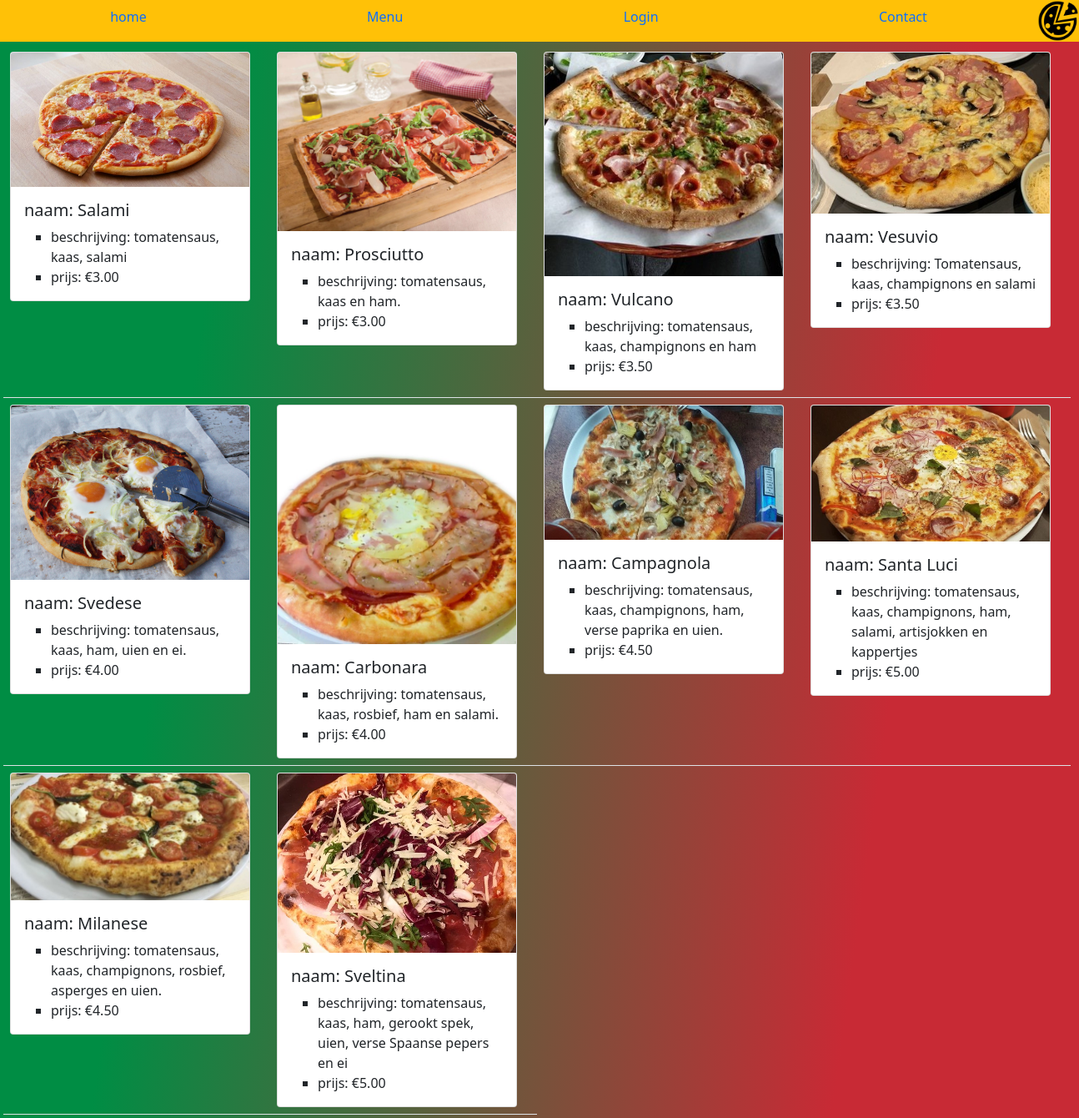
Page /Menu.php on the committed database.
### tables this page shows
CREATE TABLE `producten` (
  `naam` varchar(10) NOT NULL,
  `prijs` double(10,2) NOT NULL,
  `beschrijving` varchar(100) NOT NULL,
  `ID` int(3) NOT NULL
);

### Menu.php (the view, shortened to what this page needs)
<?php include_once 'odp.php';
 ?>
<!DOCTYPE html>
<html lang="en">
<head>
  <link rel="stylesheet" href="main.css">
  <link rel="stylesheet" href="login.css">
  <link href="https://cdn.jsdelivr.net/npm/bootstrap@5.1.3/dist/css/bootstrap.min.css" rel="stylesheet">
</head>
<body class="loginachtergrondkleur">
  <?php include_once 'nav.php'; ?>
  <table class="m-1 table" id="center_flex">
    <tr scope="col">
      <td scope="row">
        <div class="card me-3 menulist">
          <?php $sql = "SELECT `naam`, `prijs`, `beschrijving` FROM `producten` WHERE ID = 1";
                $smt = $connect->query($sql);
                $smt->execute();
                $result = $smt->fetchAll();
                foreach ($result as $re) { ?>
                <img class="card-img-top" src="img/pizza/Salami.jpeg" alt="Card image cap">
          <div class="card-body">
            <h5 class="card-title"><?php echo "naam: ",$re["naam"]; ?></h5>
            <ul class="listofproduct card-text">
              <li><?php echo "beschrijving: ",$re["beschrijving"]; ?></li>
              <li><?php echo "prijs: €",$re["prijs"]; ?></li>
            </ul>
            <?php
            }
            ?>
          </div>
        </div>
      </td>
      <td scope="row">
        <div class="card me-3 menulist">
          <img class="card-img-top" src="img/pizza/Prosciutto.webp" alt="Card image cap">
          <?php $sql = "SELECT `naam`, `prijs`, `beschrijving` FROM `producten` WHERE ID = 2";
                $result = $connect->query($sql);
                foreach ($result as $re) { ?>
          <div class="card-body">
          <h5 class="card-title"><?php echo "naam: ",$re["naam"]; ?></h5>
            <ul class="listofproduct card-text">
              <li><?php echo "beschrijving: ",$re["beschrijving"]; ?></li>
              <li><?php echo "prijs: €",$re["prijs"]; ?></li>
            </ul>
            <?php
            }
            ?>
          </div>
        </div>
      </td>
      <td scope="row">
        <div class="card me-3 menulist">
          <img class="card-img-top" src="img/pizza/Vulcano.jpg" alt="Card image cap">
          <?php $sql = "SELECT `naam`, `prijs`, `beschrijving` FROM `producten` WHERE ID = 3";
                $result = $connect->query($sql);
                foreach ($result as $re) { ?>
          <div class="card-body">
            <h5 class="card-title"><?php echo "naam: ",$re["naam"]; ?></h5>
            <ul class="listofproduct card-text">
              <li><?php echo "beschrijving: ",$re["beschrijving"]; ?></li>
              <li><?php echo "prijs: €",$re["prijs"]; ?></li>
            </ul>
            <?php
            }
            ?>
          </div>
        </div>
      </td>
      <td scope="row">
        <div class="card me-3 menulist">
          <img class="card-img-top" src="img/pizza/Vesuvio.jpg" alt="Card image cap">
          <?php $sql = "SELECT `naam`, `prijs`, `beschrijving` FROM `producten` WHERE ID = 4";
                $result = $connect->query($sql);
                foreach ($result as $re) { ?>
          <div class="card-body">
            <h5 class="card-title"><?php echo "naam: ",$re["naam"]; ?></h5>
            <ul class="listofproduct card-text">
              <li><?php echo "beschrijving: ",$re["beschrijving"]; ?></li>
              <li><?php echo "prijs: €",$re["prijs"]; ?></li>
            </ul>
            <?php
            }
            ?>
          </div>
        </div>
      </td>
    </tr>
    <tr scope="col">
      <td scope="row">
        <div class="card me-3 menulist">
          <img class="card-img-top" src="img/pizza/Svedese.jpg" alt="Card image cap">
          <?php $sql = "SELECT `naam`, `prijs`, `beschrijving` FROM `producten` WHERE ID = 5";
                $result = $connect->query($sql);
                foreach ($result as $re) { ?>
          <div class="card-body">
            <h5 class="card-title"><?php echo "naam: ",$re["naam"]; ?></h5>
            <ul class="listofproduct card-text">
              <li><?php echo "beschrijving: ",$re["beschrijving"]; ?></li>
              <li><?php echo "prijs: €",$re["prijs"]; ?></li>
            </ul>
            <?php
            }
            ?>
          </div>
        </div>
      </td>
      <td scope="row">
        <div class="card me-3 menulist">
          <img class="card-img-top" src="img/pizza/Carbonara.jpg" alt="Card image cap">
          <?php $sql = "SELECT `naam`, `prijs`, `beschrijving` FROM `producten` WHERE ID = 6";
                $result = $connect->query($sql);
                foreach ($result as $re) { ?>
          <div class="card-body">
            <h5 class="card-title"><?php echo "naam: ",$re["naam"]; ?></h5>
            <ul class="listofproduct card-text">
              <li><?php echo "beschrijving: ",$re["beschrijving"]; ?></li>
              <li><?php echo "prijs: €",$re["prijs"]; ?></li>
            </ul>
            <?php
            }
            ?>
          </div>
        </div>
      </td>
      <td scope="row">
        <div class="card me-3 menulist">
          <img class="card-img-top" src="img/pizza/Campagnola.jpg" alt="Card image cap">
          <?php $sql = "SELECT `naam`, `prijs`, `beschrijving` FROM `producten` WHERE ID = 7";
                $result = $connect->query($sql);
                foreach ($result as $re) { ?>
          <div class="card-body">
            <h5 class="card-title"><?php echo "naam: ",$re["naam"]; ?></h5>
            <ul class="listofproduct card-text">
              <li><?php echo "beschrijving: ",$re["beschrijving"]; ?></li>
              <li><?php echo "prijs: €",$re["prijs"]; ?></li>
            </ul>
            <?php
            }
            ?>
          </div>
        </div>
      </td>
      <td scope="row">
        <div class="card me-3 menulist">
          <img class="card-img-top" src="img/pizza/Santa Luci.jpg" alt="Card image cap">
          <?php $sql = "SELECT `naam`, `prijs`, `beschrijving` FROM `producten` WHERE ID = 8";
                $result = $connect->query($sql);
                foreach ($result as $re) { ?>
          <div class="card-body">
            <h5 class="card-title"><?php echo "naam: ",$re["naam"]; ?></h5>
            <ul class="listofproduct card-text">
              <li><?php echo "beschrijving: ",$re["beschrijving"]; ?></li>
              <li><?php echo "prijs: €",$re["prijs"]; ?></li>
            </ul>
            <?php
            }
            ?>
          </div>
        </div>
      </td>
    </tr>
    <tr scope="col">
      <td scope="row">
        <div class="card me-3 menulist">
          <img class="card-img-top" src="img/pizza/Milanese.jpg" alt="Card image cap">
          <?php $sql = "SELECT `naam`, `prijs`, `beschrijving` FROM `producten` WHERE ID = 9";
                $result = $connect->query($sql);
                foreach ($result as $re) { ?>
          <div class="card-body">
            <h5 class="card-title"><?php echo "naam: ",$re["naam"]; ?></h5>
            <ul class="listofproduct card-text">
              <li><?php echo "beschrijving: ",$re["beschrijving"]; ?></li>
              <li><?php echo "prijs: €",$re["prijs"]; ?></li>
            </ul>
            <?php
            }
            ?>
          </div>
        </div>
      </td>
      <td scope="row">
        <div class="card me-3 menulist">
          <img class="card-img-top" src="img/pizza/Sveltina.jpg" alt="Card image cap">
          <?php $sql = "SELECT `naam`, `prijs`, `beschrijving` FROM `producten` WHERE ID = 10";
                $result = $connect->query($sql);
                foreach ($result as $re) { ?>
          <div class="card-body">
            <h5 class="card-title"><?php echo "naam: ",$re["naam"]; ?></h5>
            <ul class="listofproduct card-text">
              <li><?php echo "beschrijving: ",$re["beschrijving"]; ?></li>
              <li><?php echo "prijs: €",$re["prijs"]; ?></li>
            </ul>
            <?php
            }
            ?>
          </div>
        </div>
      </td>
    </tr>
  </table>
</body>
</html>

### nav.php (shortened to what this page needs)
<!DOCTYPE html>
<html lang="en">
<head>
</head>
<body>
    <nav>
        <ul class="nav nav-pills nav-fill bg-warning">
            <li class="nav-item">
                <a class="nav-link hover1" href="index.php">home</a>
            </li>
            <li class="nav-item">
                <a class="nav-link hover2" href="Menu.php">Menu</a>
            </li>
            <li class="nav-item login">
                <a class="nav-link hover3" href="login.php">Login</a>
            </li>
            <li class="nav-item">
                <a class="nav-link hover4" href="contact.php">Contact</a>
            </li>
            <img src="img/pizza.png" alt="het is een pizza" width="50" height="50">
        </ul>
    </nav>
</body>
</html>

### main.css (style rules this page uses)
#center_flex { display: flex; align-items: center; }
.listofproduct { list-style-type: square; }
.menulist { width: 18rem; }

### login.css (style rules this page uses)
.loginachtergrondkleur { background: linear-gradient(278deg, rgba(200,42,53,1) 20%, rgba(0,141,68,1) 80%); }

### rows in the picture
producten: naam "Salami", beschrijving "tomatensaus, kaas, salami", prijs "3.00"
producten: naam "Prosciutto", beschrijving "tomatensaus, kaas en ham.", prijs "3.00"
producten: naam "Vulcano", beschrijving "tomatensaus, kaas, champignons en ham", prijs "3.50"
producten: naam "Vesuvio", beschrijving "Tomatensaus, kaas, champignons en salami", prijs "3.50"
producten: naam "Svedese", beschrijving "tomatensaus, kaas, ham, uien en ei.", prijs "4.00"
producten: naam "Carbonara", beschrijving "tomatensaus, kaas, rosbief, ham en salami.", prijs "4.00"
producten: naam "Campagnola", beschrijving "tomatensaus, kaas, champignons, ham, verse paprika en uien.", prijs "4.50"
producten: naam "Santa Luci", beschrijving "tomatensaus, kaas, champignons, ham, salami, artisjokken en kappertjes", prijs "5.00"
producten: naam "Milanese", beschrijving "tomatensaus, kaas, champignons, rosbief, asperges en uien.", prijs "4.50"
producten: naam "Sveltina", beschrijving "tomatensaus, kaas, ham, gerookt spek, uien, verse Spaanse pepers en ei", prijs "5.00"
